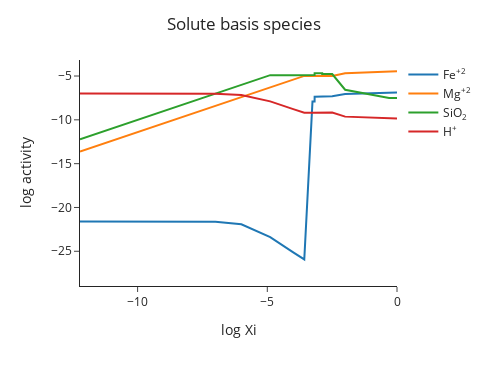

Notebook code cell kept with this figure:
### Markdown cell above
Plot activity of aqueous basis species as a function of reaction progress (Xi)

### Code cell
m.plot_aqueous_species(plot_basis=True)

### Figure 1 — Plotly figure (JSON) as saved in the notebook; plotly's stock layout.template omitted (floating-point values rounded to 4 significant figures)
{"data": [{"hovertemplate": "variable=Fe<sup>+2</sup><br>log Xi=%{x}<br>log activity=%{y}<extra></extra>", "legendgroup": "Fe<sup>+2</sup>", "line": {"color": "#1F77B4", "dash": "solid"}, "marker": {"symbol": "circle"}, "mode": "lines", "name": "Fe<sup>+2</sup>", "orientation": "v", "showlegend": true, "type": "scatter", "x": [-Infinity, -12.22, -8.0, -7.0, -6.0, -5.0, -4.888, -4.0, -3.574, -3.258, -3.177, -3.175, -3.0, -2.884, -2.883, -2.497, -2.0, -1.0, -0.305, 0.0], "xaxis": "x", "y": [-27.67, -21.6, -21.6, -21.63, -21.92, -23.22, -23.38, -25.13, -25.93, -7.917, -7.914, -7.351, -7.351, -7.351, -7.294, -7.294, -7.051, -6.942, -6.874, -6.874], "yaxis": "y"}, {"hovertemplate": "variable=Mg<sup>+2</sup><br>log Xi=%{x}<br>log activity=%{y}<extra></extra>", "legendgroup": "Mg<sup>+2</sup>", "line": {"color": "#FF7F0E", "dash": "solid"}, "marker": {"symbol": "circle"}, "mode": "lines", "name": "Mg<sup>+2</sup>", "orientation": "v", "showlegend": true, "type": "scatter", "x": [-Infinity, -12.22, -8.0, -7.0, -6.0, -5.0, -4.888, -4.0, -3.574, -3.258, -3.177, -3.175, -3.0, -2.884, -2.883, -2.497, -2.0, -1.0, -0.305, 0.0], "xaxis": "x", "y": [-18.0, -13.62, -9.399, -8.399, -7.399, -6.4, -6.289, -5.405, -4.985, -4.986, -4.986, -4.995, -4.995, -4.995, -4.994, -4.994, -4.676, -4.543, -4.46, -4.46], "yaxis": "y"}, {"hovertemplate": "variable=SiO<sub>2</sub><br>log Xi=%{x}<br>log activity=%{y}<extra></extra>", "legendgroup": "SiO<sub>2</sub>", "line": {"color": "#2CA02C", "dash": "solid"}, "marker": {"symbol": "circle"}, "mode": "lines", "name": "SiO<sub>2</sub>", "orientation": "v", "showlegend": true, "type": "scatter", "x": [-Infinity, -12.22, -8.0, -7.0, -6.0, -5.0, -4.888, -4.0, -3.574, -3.258, -3.177, -3.175, -3.0, -2.884, -2.883, -2.497, -2.0, -1.0, -0.305, 0.0], "xaxis": "x", "y": [-18.0, -12.22, -8.001, -7.001, -6.002, -5.007, -4.897, -4.897, -4.897, -4.897, -4.896, -4.685, -4.685, -4.685, -4.775, -4.775, -6.565, -7.144, -7.498, -7.498], "yaxis": "y"}, {"hovertemplate": "variable=H<sup>+</sup><br>log Xi=%{x}<br>log activity=%{y}<extra></extra>", "legendgroup": "H<sup>+</sup>", "line": {"color": "#D62728", "dash": "solid"}, "marker": {"symbol": "circle"}, "mode": "lines", "name": "H<sup>+</sup>", "orientation": "v", "showlegend": true, "type": "scatter", "x": [-Infinity, -12.22, -8.0, -7.0, -6.0, -5.0, -4.888, -4.0, -3.574, -3.258, -3.177, -3.175, -3.0, -2.884, -2.883, -2.497, -2.0, -1.0, -0.305, 0.0], "xaxis": "x", "y": [-7.0, -7.0, -7.002, -7.017, -7.161, -7.809, -7.893, -8.774, -9.198, -9.198, -9.198, -9.128, -9.128, -9.128, -9.159, -9.159, -9.634, -9.773, -9.857, -9.857], "yaxis": "y"}], "layout": {"height": 366, "legend": {"title": {}, "tracegroupgap": 0}, "margin": {"t": 60}, "showlegend": true, "title": {"text": "Solute basis species", "x": 0.5, "xanchor": "center"}, "width": 488, "xaxis": {"anchor": "y", "autorange": true, "domain": [0, 1], "range": [-12.22, 0], "title": {"text": "log Xi"}, "type": "linear"}, "yaxis": {"anchor": "x", "autorange": true, "domain": [0, 1], "range": [-28.96, -3.171], "title": {"text": "log activity"}, "type": "linear"}}}
